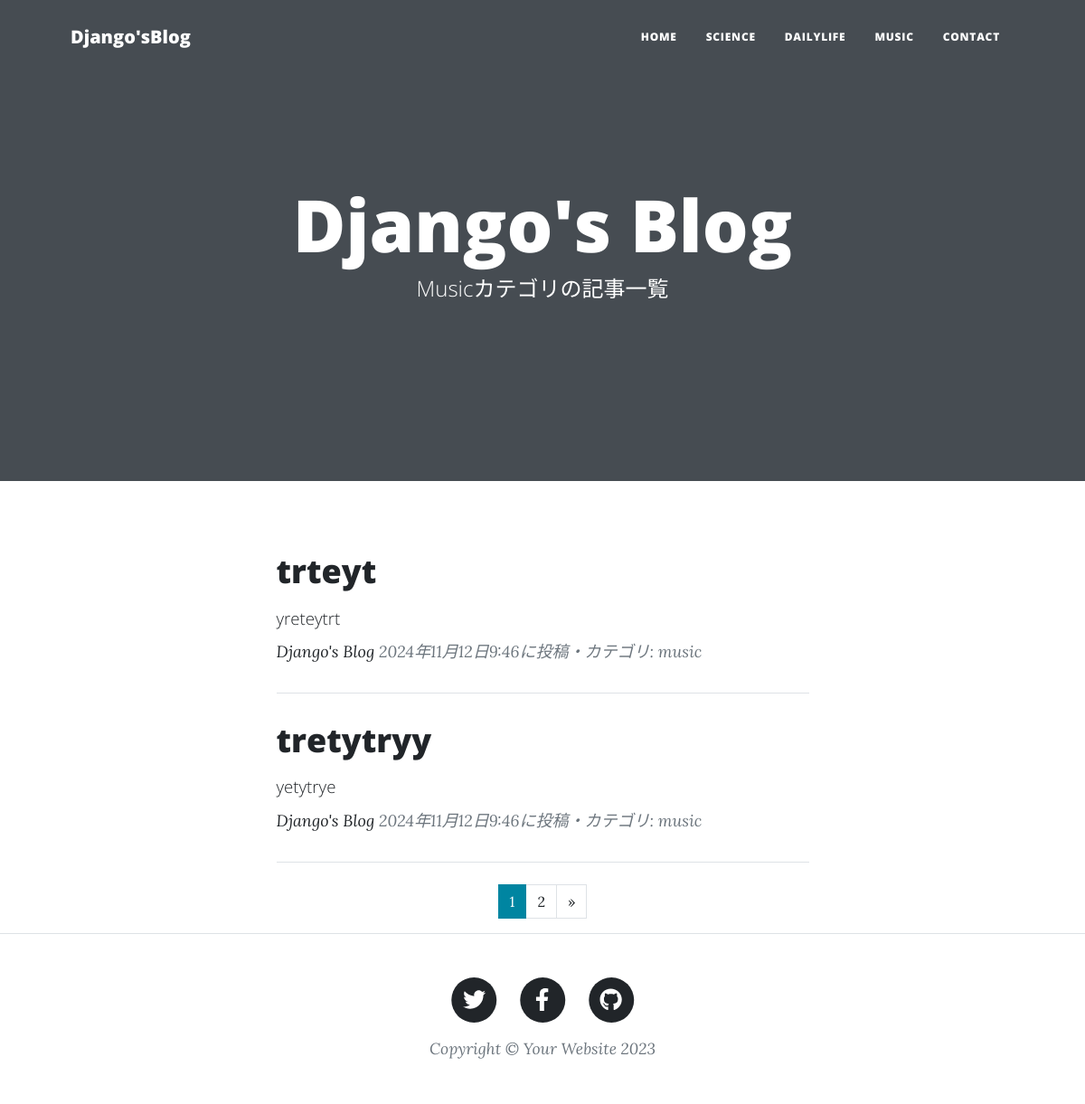
/music-list/, run on the app's committed database.
### blogapp/models.py (models this page shows)
class BlogPost(models.Model):
    CATEGORY = (('science','科学のこと'),('dailylife','日常のこと'),('music','音楽のこと'))
    title = models.CharField(
        verbose_name='タイトル',
        max_length=200
        )
    content = models.TextField(
        verbose_name='本文'
        )
    posted_at = models.DateTimeField(
        verbose_name='投稿日時',
        auto_now_add=True)
    category = models.CharField(
        verbose_name='カテゴリ',
        max_length=50,
        choices=CATEGORY
        )

### blogapp/views.py (the view)
def music_view(request):
    records = BlogPost.objects.filter(category='music').order_by('-posted_at')
    paginator = Paginator(records,2)
    page_number = request.GET.get('page',1)
    pages = paginator.page(page_number)
    return render(
        request,'music_list.html',{'orderby_records':pages})

### blogapp/templates/music_list.html (shortened to what this page needs)
{% extends 'base.html' %}
{% load static %}
        {% block header %}
        <header class="masthead" style="background-image: url{% static 'assets/img/home-bg.jpg' %}">
            <div class="container position-relative px-4 px-lg-5">
                <div class="row gx-4 gx-lg-5 justify-content-center">
                    <div class="col-md-10 col-lg-8 col-xl-7">
                        <div class="site-heading">
                            <h1>Django's Blog</h1>
                            <span class="subheading">Musicカテゴリの記事一覧</span>
                        </div>
                    </div>
                </div>
            </div>
        </header>
        {% endblock %}
        {% block contents %}
        <div class="container px-4 px-lg-5">
            <div class="row gx-4 gx-lg-5 justify-content-center">
                <div class="col-md-10 col-lg-8 col-xl-7">
                    {% for record in orderby_records %}
                    <div class="post-preview">
                        <a href="{% url 'blogapp:blog_detail' record.pk %}">
                            <h2 class="post-title">
                                {{record.title}}</h2>
                            <h3 class="post-subtitle">
                                <span style="font-size : 14pt">
                                    {{record.content|truncatechars:50}}
                                </span>
                            </h3>
                        </a>
                        <p class="post-meta">
                            <a href="#">Django's Blog</a>
                            {{record.posted_at}}に投稿・カテゴリ:
                            {{record.category}}</p>
                    </div>
                    <hr class="my-4" />
                    {% endfor %}
                  {% include "pagination.html" %}
                </div>
            </div>
        </div>
        {% endblock %}

### data on the page
BlogPost: title "trteyt", content "yreteytrt", posted_at "2024年11月12日9:46", category "music"
BlogPost: title "tretytryy", content "yetytrye", posted_at "2024年11月12日9:46", category "music"

### other printed values
{{ num }} "1"
{{ num }} "2"
